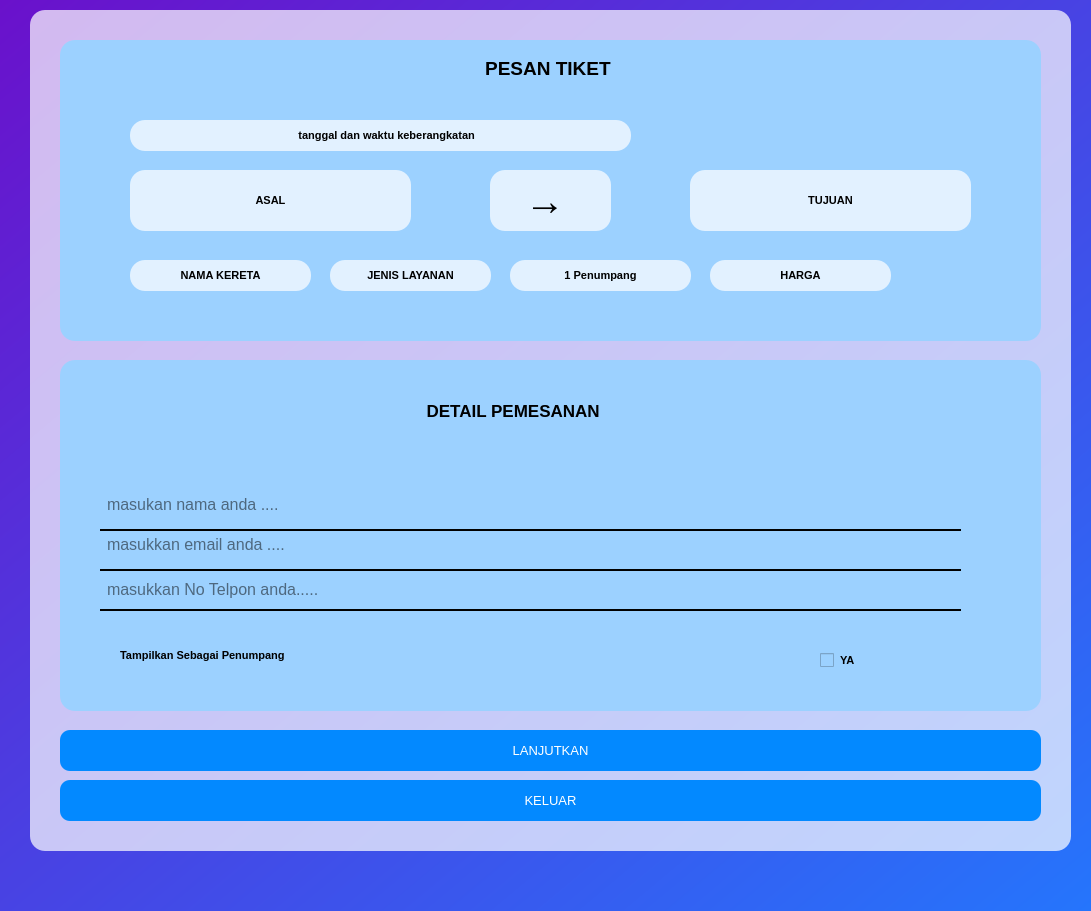
<?xml version="1.0" encoding="UTF-8"?>
<ui version="4.0">
 <class>detail_pemesanan</class>
 <widget class="QDialog" name="detail_pemesanan">
  <property name="geometry">
   <rect>
    <x>0</x>
    <y>0</y>
    <width>1091</width>
    <height>911</height>
   </rect>
  </property>
  <property name="windowTitle">
   <string>Dialog</string>
  </property>
  <property name="styleSheet">
   <string notr="true">background: qlineargradient(x1:0, y1:0, x2:1, y2:1, stop:0 #6a11cb, stop:1 #2575fc);
</string>
  </property>
  <widget class="QFrame" name="kereta_box">
   <property name="geometry">
    <rect>
     <x>30</x>
     <y>10</y>
     <width>1041</width>
     <height>841</height>
    </rect>
   </property>
   <property name="styleSheet">
    <string notr="true">background-color: rgba(255, 255, 255, 180); /* Transparansi */
border-radius: 15px; /* Membuat sudut melengkung */
</string>
   </property>
   <property name="frameShape">
    <enum>QFrame::StyledPanel</enum>
   </property>
   <property name="frameShadow">
    <enum>QFrame::Raised</enum>
   </property>
   <widget class="QWidget" name="box_detail_pemesanan" native="true">
    <property name="geometry">
     <rect>
      <x>30</x>
      <y>350</y>
      <width>981</width>
      <height>351</height>
     </rect>
    </property>
    <property name="styleSheet">
     <string notr="true">background-color: rgb(156, 209, 255); /* Transparansi */
border-radius: 15px; /* Membuat sudut melengkung */</string>
    </property>
    <widget class="QGroupBox" name="groupBox">
     <property name="geometry">
      <rect>
       <x>20</x>
       <y>90</y>
       <width>921</width>
       <height>361</height>
      </rect>
     </property>
     <property name="title">
      <string/>
     </property>
     <widget class="QLineEdit" name="line_nama">
      <property name="geometry">
       <rect>
        <x>20</x>
        <y>30</y>
        <width>861</width>
        <height>51</height>
       </rect>
      </property>
      <property name="styleSheet">
       <string notr="true">    border: none;
    border-bottom: 2px solid black;
	border-radius: 0px;
    color: black;
    font-size: 16px;
    padding: 5px;
    background: transparent;</string>
      </property>
      <property name="text">
       <string/>
      </property>
      <property name="placeholderText">
       <string>masukan nama anda .... </string>
      </property>
     </widget>
     <widget class="QLineEdit" name="line_email">
      <property name="geometry">
       <rect>
        <x>20</x>
        <y>70</y>
        <width>861</width>
        <height>51</height>
       </rect>
      </property>
      <property name="styleSheet">
       <string notr="true">    border: none;
    border-bottom: 2px solid black;
	border-radius: 0px;
    color: black;
    font-size: 16px;
    padding: 5px;
    background: transparent;</string>
      </property>
      <property name="text">
       <string/>
      </property>
      <property name="placeholderText">
       <string>masukkan email anda .... </string>
      </property>
     </widget>
     <widget class="QLineEdit" name="line_nomor">
      <property name="geometry">
       <rect>
        <x>20</x>
        <y>120</y>
        <width>861</width>
        <height>41</height>
       </rect>
      </property>
      <property name="styleSheet">
       <string notr="true">    border: none;
    border-bottom: 2px solid black;
	border-radius: 0px;
    color: black;
    font-size: 16px;
    padding: 5px;
    background: transparent;</string>
      </property>
      <property name="text">
       <string/>
      </property>
      <property name="placeholderText">
       <string>masukkan No Telpon anda.....</string>
      </property>
     </widget>
     <widget class="QCheckBox" name="checkBox">
      <property name="geometry">
       <rect>
        <x>740</x>
        <y>190</y>
        <width>131</width>
        <height>41</height>
       </rect>
      </property>
      <property name="font">
       <font>
        <pointsize>8</pointsize>
        <weight>75</weight>
        <bold>true</bold>
       </font>
      </property>
      <property name="text">
       <string>YA</string>
      </property>
     </widget>
     <widget class="QLabel" name="label_3">
      <property name="geometry">
       <rect>
        <x>40</x>
        <y>190</y>
        <width>411</width>
        <height>31</height>
       </rect>
      </property>
      <property name="font">
       <font>
        <pointsize>8</pointsize>
        <weight>75</weight>
        <bold>true</bold>
       </font>
      </property>
      <property name="text">
       <string>Tampilkan Sebagai Penumpang </string>
      </property>
     </widget>
    </widget>
    <widget class="QLabel" name="text_detail">
     <property name="geometry">
      <rect>
       <x>40</x>
       <y>30</y>
       <width>831</width>
       <height>41</height>
      </rect>
     </property>
     <property name="font">
      <font>
       <pointsize>13</pointsize>
       <weight>75</weight>
       <bold>true</bold>
      </font>
     </property>
     <property name="text">
      <string>DETAIL PEMESANAN </string>
     </property>
     <property name="alignment">
      <set>Qt::AlignCenter</set>
     </property>
    </widget>
   </widget>
   <widget class="QTextBrowser" name="textBrowser_data_pesan_tiket">
    <property name="geometry">
     <rect>
      <x>30</x>
      <y>30</y>
      <width>981</width>
      <height>301</height>
     </rect>
    </property>
    <property name="styleSheet">
     <string notr="true">background-color: rgb(156, 209, 255); /* Transparansi */
border-radius: 15px; /* Membuat sudut melengkung */</string>
    </property>
    <property name="html">
     <string>&lt;!DOCTYPE HTML PUBLIC &quot;-//W3C//DTD HTML 4.0//EN&quot; &quot;http://www.w3.org/TR/REC-html40/strict.dtd&quot;&gt;
&lt;html&gt;&lt;head&gt;&lt;meta name=&quot;qrichtext&quot; content=&quot;1&quot; /&gt;&lt;style type=&quot;text/css&quot;&gt;
p, li { white-space: pre-wrap; }
&lt;/style&gt;&lt;/head&gt;&lt;body style=&quot; font-family:'MS Shell Dlg 2'; font-size:8pt; font-weight:400; font-style:normal;&quot;&gt;
&lt;p align=&quot;center&quot; style=&quot;-qt-paragraph-type:empty; margin-top:0px; margin-bottom:0px; margin-left:0px; margin-right:0px; -qt-block-indent:0; text-indent:0px;&quot;&gt;&lt;br /&gt;&lt;/p&gt;
&lt;p align=&quot;center&quot; style=&quot; margin-top:0px; margin-bottom:0px; margin-left:0px; margin-right:0px; -qt-block-indent:0; text-indent:0px;&quot;&gt;&lt;span style=&quot; font-size:14pt; font-weight:600;&quot;&gt;PESAN TIKET &lt;/span&gt;&lt;/p&gt;&lt;/body&gt;&lt;/html&gt;</string>
    </property>
   </widget>
   <widget class="QPushButton" name="button_keluar">
    <property name="geometry">
     <rect>
      <x>30</x>
      <y>770</y>
      <width>981</width>
      <height>41</height>
     </rect>
    </property>
    <property name="font">
     <font>
      <pointsize>10</pointsize>
     </font>
    </property>
    <property name="styleSheet">
     <string notr="true">QPushButton {
  background-color: rgb(3, 137, 255); /* Transparansi */
    color: white;
    border-radius: 10px;
    padding: 8px;
}
QPushButton:hover {
    background-color: #0056b3;
}
</string>
    </property>
    <property name="text">
     <string>KELUAR</string>
    </property>
   </widget>
   <widget class="QPushButton" name="button_lanjutkan">
    <property name="geometry">
     <rect>
      <x>30</x>
      <y>720</y>
      <width>981</width>
      <height>41</height>
     </rect>
    </property>
    <property name="font">
     <font>
      <pointsize>10</pointsize>
     </font>
    </property>
    <property name="styleSheet">
     <string notr="true">QPushButton {
  background-color:  rgb(3, 137, 255); /* Transparansi */
    color: white;
    border-radius: 10px;
    padding: 8px;
}
QPushButton:hover {
    background-color: #0056b3;
}
</string>
    </property>
    <property name="text">
     <string>LANJUTKAN</string>
    </property>
   </widget>
   <widget class="QLabel" name="label_waktu_ticket">
    <property name="geometry">
     <rect>
      <x>100</x>
      <y>110</y>
      <width>501</width>
      <height>31</height>
     </rect>
    </property>
    <property name="font">
     <font>
      <pointsize>8</pointsize>
      <weight>75</weight>
      <bold>true</bold>
     </font>
    </property>
    <property name="styleSheet">
     <string notr="true"/>
    </property>
    <property name="text">
     <string>     tanggal dan waktu keberangkatan </string>
    </property>
    <property name="alignment">
     <set>Qt::AlignCenter</set>
    </property>
   </widget>
   <widget class="QLabel" name="label_nama_kereta">
    <property name="geometry">
     <rect>
      <x>100</x>
      <y>250</y>
      <width>181</width>
      <height>31</height>
     </rect>
    </property>
    <property name="font">
     <font>
      <pointsize>8</pointsize>
      <weight>75</weight>
      <bold>true</bold>
     </font>
    </property>
    <property name="styleSheet">
     <string notr="true"/>
    </property>
    <property name="text">
     <string>NAMA KERETA</string>
    </property>
    <property name="alignment">
     <set>Qt::AlignCenter</set>
    </property>
   </widget>
   <widget class="QLabel" name="label_layanan">
    <property name="geometry">
     <rect>
      <x>300</x>
      <y>250</y>
      <width>161</width>
      <height>31</height>
     </rect>
    </property>
    <property name="font">
     <font>
      <pointsize>8</pointsize>
      <weight>75</weight>
      <bold>true</bold>
     </font>
    </property>
    <property name="styleSheet">
     <string notr="true"/>
    </property>
    <property name="text">
     <string>JENIS LAYANAN</string>
    </property>
    <property name="alignment">
     <set>Qt::AlignCenter</set>
    </property>
   </widget>
   <widget class="QLabel" name="label_penumpang">
    <property name="geometry">
     <rect>
      <x>480</x>
      <y>250</y>
      <width>181</width>
      <height>31</height>
     </rect>
    </property>
    <property name="font">
     <font>
      <pointsize>8</pointsize>
      <weight>75</weight>
      <bold>true</bold>
     </font>
    </property>
    <property name="styleSheet">
     <string notr="true"/>
    </property>
    <property name="text">
     <string>1 Penumpang</string>
    </property>
    <property name="alignment">
     <set>Qt::AlignCenter</set>
    </property>
   </widget>
   <widget class="QLabel" name="label_asal">
    <property name="geometry">
     <rect>
      <x>100</x>
      <y>160</y>
      <width>281</width>
      <height>61</height>
     </rect>
    </property>
    <property name="font">
     <font>
      <pointsize>8</pointsize>
      <weight>75</weight>
      <bold>true</bold>
     </font>
    </property>
    <property name="text">
     <string>ASAL</string>
    </property>
    <property name="alignment">
     <set>Qt::AlignCenter</set>
    </property>
   </widget>
   <widget class="QLabel" name="label_tujuan">
    <property name="geometry">
     <rect>
      <x>660</x>
      <y>160</y>
      <width>281</width>
      <height>61</height>
     </rect>
    </property>
    <property name="font">
     <font>
      <pointsize>8</pointsize>
      <weight>75</weight>
      <bold>true</bold>
     </font>
    </property>
    <property name="text">
     <string>TUJUAN</string>
    </property>
    <property name="alignment">
     <set>Qt::AlignCenter</set>
    </property>
   </widget>
   <widget class="QLabel" name="label">
    <property name="geometry">
     <rect>
      <x>460</x>
      <y>160</y>
      <width>121</width>
      <height>61</height>
     </rect>
    </property>
    <property name="font">
     <font>
      <pointsize>30</pointsize>
      <weight>75</weight>
      <bold>true</bold>
     </font>
    </property>
    <property name="text">
     <string>→ </string>
    </property>
    <property name="alignment">
     <set>Qt::AlignCenter</set>
    </property>
   </widget>
   <widget class="QLabel" name="label_harga">
    <property name="geometry">
     <rect>
      <x>680</x>
      <y>250</y>
      <width>181</width>
      <height>31</height>
     </rect>
    </property>
    <property name="font">
     <font>
      <pointsize>8</pointsize>
      <weight>75</weight>
      <bold>true</bold>
     </font>
    </property>
    <property name="styleSheet">
     <string notr="true"/>
    </property>
    <property name="text">
     <string>HARGA</string>
    </property>
    <property name="alignment">
     <set>Qt::AlignCenter</set>
    </property>
   </widget>
  </widget>
 </widget>
 <resources/>
 <connections/>
</ui>
